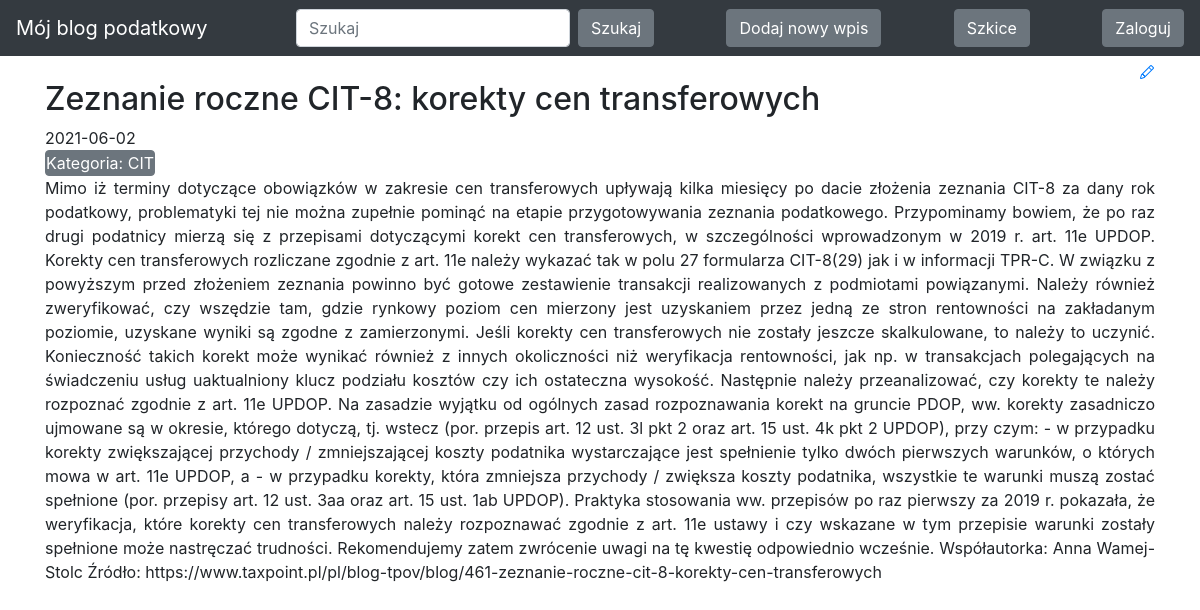
The app's page /?entry_id=1, older data.
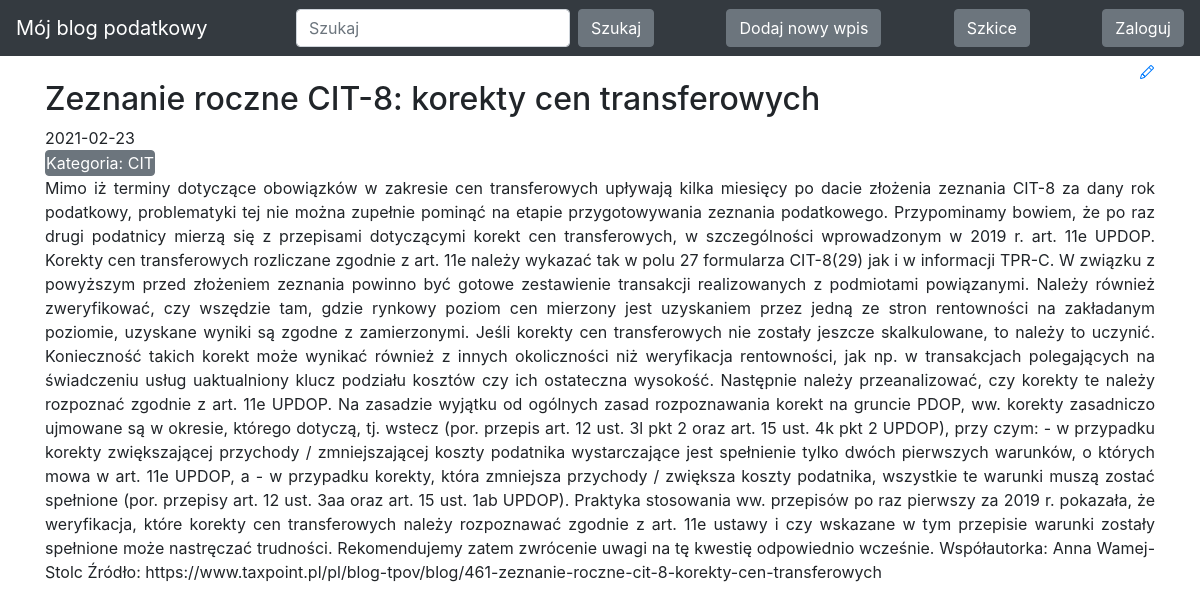
The same page, newer data.
### blog/models.py (models this page shows)
class Entry(db.Model):
    id = db.Column(db.Integer, primary_key=True)
    title = db.Column(db.String(80), nullable=False)
    body = db.Column(db.Text, nullable=False)
    pub_date = db.Column(db.DateTime, nullable=False,
                         default=datetime.datetime.utcnow)
    is_published = db.Column(db.Boolean, default=False)
    category = db.Column(db.String(80), nullable=False)

### blog/routes.py (the view)
@app.route("/")
def index():
    search = request.args.get('search', default=None)
    category = request.args.get('category', default=None)
    entry_id = request.args.get('entry_id', default=None)
    query = Entry.query.filter_by(is_published=True)
    if search:
        query = query.filter(or_(Entry.title.contains(search), Entry.body.contains(search)))
    elif category:
        query = query.filter(Entry.category == category)
    elif entry_id:
        query = query.filter(Entry.id == entry_id)
    all_posts = query.order_by(Entry.pub_date.desc())
    return render_template("homepage.html", all_posts=all_posts)

### blog/templates/homepage.html (shortened to what this page needs)
<!DOCTYPE html>
<html lang="en">
{% extends "base.html" %}
{% block content %}
{% for post in all_posts %}
<div>
   <div>
       <h2 class="mt-4 d-inline-block">{{ post.title }}</h2>
       <a href="{{ url_for('edit_entry', entry_id=post.id) }}">
       </a>
   </div>
   {{ post.pub_date.strftime('%Y-%m-%d') }}
    <form class="form-inline my-2 my-lg-0" action="{{ url_for('index') }}" method="GET">
    <button class="btn btn-secondary my-2 my-sm-0 p-0" name="category" value="{{ post.category }}" type="submit">Kategoria: {{ post.category }}</button>
    </form>
    <p style="text-align: justify">
        {% if 'entry_id' in request.full_path %}
        {{ post.body }}
        {% else %}
        {{ post.body|truncate(700, true) }}
        {% endif %}
   </p>
    {% if 'entry_id' in request.full_path %}
    </div>
    {% else %}
    <form class="form-inline my-2 my-lg-0" action="{{ url_for('index') }}" method="GET">
    <button class="btn btn-primary my-2 my-sm-0" name="entry_id" value="{{ post.id }}" type="submit">Czytaj dalej</button>
    </form>
    </div>
    {% endif %}
{% endfor %}
{% endblock %}

Row changes from the older to the newer data that the page shows:
changed Entry "Zeznanie roczne CIT-8: korekty cen transferowych": pub_date "2021-06-02" → "2021-02-23"
